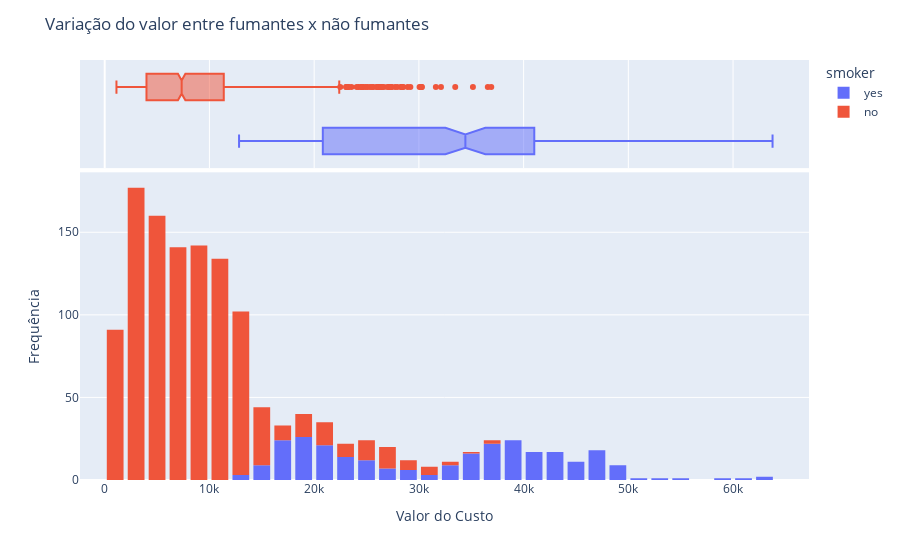

Notebook source saved alongside this figure:
### Markdown cell above
Podemos ver que o histograma retorna quase uma distribuição normal (Gaussiana) centrada em um valor proximo a 30, com alguns outliers acima dos 45 de IMC. Agora vamos avaliar o impacto do valor dos fumantes no valor a ser cobrado pelos seguros...

### Code cell
import plotly_express as px

fig= px.histogram(Dados,x='charges',marginal='box',color='smoker')
fig.update_layout(title='Variação do valor entre fumantes x não fumantes',xaxis_title='Valor do Custo',yaxis_title='Frequência', bargap=0.2) 
fig.show()

### Figure 1 — Plotly figure (JSON) as saved in the notebook; plotly's stock layout.template omitted (floating-point values rounded to 4 significant figures; data arrays with more than 128 entries replaced by an {"elided": "..."} marker saying what was removed)
{"data": [{"alignmentgroup": "True", "bingroup": "x", "hovertemplate": "smoker=yes<br>charges=%{x}<br>count=%{y}<extra></extra>", "legendgroup": "yes", "marker": {"color": "#636efa", "pattern": {"shape": ""}}, "name": "yes", "offsetgroup": "yes", "orientation": "v", "showlegend": true, "type": "histogram", "x": {"elided": "275 float values"}, "xaxis": "x", "yaxis": "y"}, {"alignmentgroup": "True", "hovertemplate": "smoker=yes<br>charges=%{x}<extra></extra>", "legendgroup": "yes", "marker": {"color": "#636efa"}, "name": "yes", "notched": true, "offsetgroup": "yes", "showlegend": false, "type": "box", "x": {"elided": "275 float values"}, "xaxis": "x2", "yaxis": "y2"}, {"alignmentgroup": "True", "bingroup": "x", "hovertemplate": "smoker=no<br>charges=%{x}<br>count=%{y}<extra></extra>", "legendgroup": "no", "marker": {"color": "#EF553B", "pattern": {"shape": ""}}, "name": "no", "offsetgroup": "no", "orientation": "v", "showlegend": true, "type": "histogram", "x": {"elided": "1065 float values"}, "xaxis": "x", "yaxis": "y"}, {"alignmentgroup": "True", "hovertemplate": "smoker=no<br>charges=%{x}<extra></extra>", "legendgroup": "no", "marker": {"color": "#EF553B"}, "name": "no", "notched": true, "offsetgroup": "no", "showlegend": false, "type": "box", "x": {"elided": "1065 float values"}, "xaxis": "x2", "yaxis": "y2"}], "layout": {"bargap": 0.2, "barmode": "relative", "legend": {"title": {"text": "smoker"}, "tracegroupgap": 0}, "margin": {"t": 60}, "title": {"text": "Variação do valor entre fumantes x não fumantes"}, "xaxis": {"anchor": "y", "domain": [0, 1], "title": {"text": "Valor do Custo"}}, "xaxis2": {"anchor": "y2", "domain": [0, 1], "matches": "x", "showgrid": true, "showticklabels": false}, "yaxis": {"anchor": "x", "domain": [0, 0.7326], "title": {"text": "Frequência"}}, "yaxis2": {"anchor": "x2", "domain": [0.7426, 1], "matches": "y2", "showgrid": false, "showline": false, "showticklabels": false, "ticks": ""}}}
